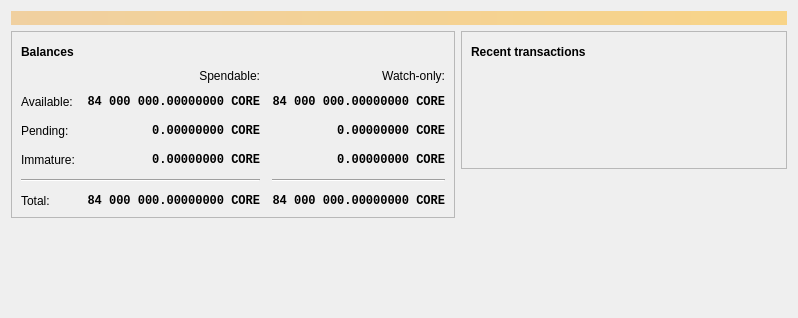
<?xml version="1.0" encoding="UTF-8"?>
<ui version="4.0">
 <class>OverviewPage</class>
 <widget class="QWidget" name="OverviewPage">
  <property name="geometry">
   <rect>
    <x>0</x>
    <y>0</y>
    <width>798</width>
    <height>318</height>
   </rect>
  </property>
  <property name="windowTitle">
   <string>Form</string>
  </property>
  <layout class="QVBoxLayout" name="topLayout">
   <item>
    <widget class="QLabel" name="labelAlerts">
     <property name="visible">
      <bool>false</bool>
     </property>
     <property name="styleSheet">
      <string notr="true">QLabel { background-color: qlineargradient(x1: 0, y1: 0, x2: 1, y2: 0, stop:0 #F0D0A0, stop:1 #F8D488); color:#000000; }</string>
     </property>
     <property name="wordWrap">
      <bool>true</bool>
     </property>
     <property name="margin">
      <number>3</number>
     </property>
     <property name="textInteractionFlags">
      <set>Qt::TextSelectableByMouse</set>
     </property>
    </widget>
   </item>
   <item>
    <layout class="QHBoxLayout" name="horizontalLayout" stretch="1,1">
     <item>
      <layout class="QVBoxLayout" name="verticalLayout_2">
       <item>
        <widget class="QFrame" name="frame">
         <property name="frameShape">
          <enum>QFrame::StyledPanel</enum>
         </property>
         <property name="frameShadow">
          <enum>QFrame::Raised</enum>
         </property>
         <layout class="QVBoxLayout" name="verticalLayout_4">
          <item>
           <layout class="QHBoxLayout" name="horizontalLayout_4">
            <item>
             <widget class="QLabel" name="label_5">
              <property name="font">
               <font>
                <weight>75</weight>
                <bold>true</bold>
               </font>
              </property>
              <property name="text">
               <string>Balances</string>
              </property>
             </widget>
            </item>
            <item>
             <widget class="QPushButton" name="labelWalletStatus">
              <property name="enabled">
               <bool>true</bool>
              </property>
              <property name="maximumSize">
               <size>
                <width>30</width>
                <height>16777215</height>
               </size>
              </property>
              <property name="toolTip">
               <string>The displayed information may be out of date. Your wallet automatically synchronizes with the CoreCoin network after a connection is established, but this process has not completed yet.</string>
              </property>
              <property name="text">
               <string/>
              </property>
              <property name="icon">
               <iconset resource="../bitcoin.qrc">
                <normaloff>:/icons/warning</normaloff>
                <disabledoff>:/icons/warning</disabledoff>:/icons/warning</iconset>
              </property>
              <property name="iconSize">
               <size>
                <width>24</width>
                <height>24</height>
               </size>
              </property>
              <property name="flat">
               <bool>true</bool>
              </property>
             </widget>
            </item>
            <item>
             <spacer name="horizontalSpacer_3">
              <property name="orientation">
               <enum>Qt::Horizontal</enum>
              </property>
              <property name="sizeHint" stdset="0">
               <size>
                <width>40</width>
                <height>20</height>
               </size>
              </property>
             </spacer>
            </item>
           </layout>
          </item>
          <item>
           <layout class="QGridLayout" name="gridLayout">
            <property name="spacing">
             <number>12</number>
            </property>
            <item row="2" column="2">
             <widget class="QLabel" name="labelWatchPending">
              <property name="font">
               <font>
                <family>Monospace</family>
                <weight>75</weight>
                <bold>true</bold>
               </font>
              </property>
              <property name="cursor">
               <cursorShape>IBeamCursor</cursorShape>
              </property>
              <property name="toolTip">
               <string>Unconfirmed transactions to watch-only addresses</string>
              </property>
              <property name="text">
               <string notr="true">0.00000000 CORE</string>
              </property>
              <property name="alignment">
               <set>Qt::AlignRight|Qt::AlignTrailing|Qt::AlignVCenter</set>
              </property>
              <property name="textInteractionFlags">
               <set>Qt::LinksAccessibleByMouse|Qt::TextSelectableByKeyboard|Qt::TextSelectableByMouse</set>
              </property>
             </widget>
            </item>
            <item row="2" column="1">
             <widget class="QLabel" name="labelUnconfirmed">
              <property name="font">
               <font>
                <family>Monospace</family>
                <weight>75</weight>
                <bold>true</bold>
               </font>
              </property>
              <property name="cursor">
               <cursorShape>IBeamCursor</cursorShape>
              </property>
              <property name="toolTip">
               <string>Total of transactions that have yet to be confirmed, and do not yet count toward the spendable balance</string>
              </property>
              <property name="text">
               <string notr="true">0.00000000 CORE</string>
              </property>
              <property name="alignment">
               <set>Qt::AlignRight|Qt::AlignTrailing|Qt::AlignVCenter</set>
              </property>
              <property name="textInteractionFlags">
               <set>Qt::LinksAccessibleByMouse|Qt::TextSelectableByKeyboard|Qt::TextSelectableByMouse</set>
              </property>
             </widget>
            </item>
            <item row="3" column="2">
             <widget class="QLabel" name="labelWatchImmature">
              <property name="font">
               <font>
                <family>Monospace</family>
                <weight>75</weight>
                <bold>true</bold>
               </font>
              </property>
              <property name="cursor">
               <cursorShape>IBeamCursor</cursorShape>
              </property>
              <property name="toolTip">
               <string>Mined balance in watch-only addresses that has not yet matured</string>
              </property>
              <property name="text">
               <string notr="true">0.00000000 CORE</string>
              </property>
              <property name="alignment">
               <set>Qt::AlignRight|Qt::AlignTrailing|Qt::AlignVCenter</set>
              </property>
              <property name="textInteractionFlags">
               <set>Qt::LinksAccessibleByMouse|Qt::TextSelectableByKeyboard|Qt::TextSelectableByMouse</set>
              </property>
             </widget>
            </item>
            <item row="4" column="0" colspan="2">
             <widget class="Line" name="line">
              <property name="orientation">
               <enum>Qt::Horizontal</enum>
              </property>
             </widget>
            </item>
            <item row="4" column="2">
             <widget class="Line" name="lineWatchBalance">
              <property name="sizePolicy">
               <sizepolicy hsizetype="Preferred" vsizetype="Fixed">
                <horstretch>0</horstretch>
                <verstretch>0</verstretch>
               </sizepolicy>
              </property>
              <property name="minimumSize">
               <size>
                <width>140</width>
                <height>0</height>
               </size>
              </property>
              <property name="orientation">
               <enum>Qt::Horizontal</enum>
              </property>
             </widget>
            </item>
            <item row="5" column="0">
             <widget class="QLabel" name="labelTotalText">
              <property name="text">
               <string>Total:</string>
              </property>
             </widget>
            </item>
            <item row="3" column="1">
             <widget class="QLabel" name="labelImmature">
              <property name="font">
               <font>
                <family>Monospace</family>
                <weight>75</weight>
                <bold>true</bold>
               </font>
              </property>
              <property name="cursor">
               <cursorShape>IBeamCursor</cursorShape>
              </property>
              <property name="toolTip">
               <string>Mined balance that has not yet matured</string>
              </property>
              <property name="text">
               <string notr="true">0.00000000 CORE</string>
              </property>
              <property name="alignment">
               <set>Qt::AlignRight|Qt::AlignTrailing|Qt::AlignVCenter</set>
              </property>
              <property name="textInteractionFlags">
               <set>Qt::LinksAccessibleByMouse|Qt::TextSelectableByKeyboard|Qt::TextSelectableByMouse</set>
              </property>
             </widget>
            </item>
            <item row="2" column="3">
             <spacer name="horizontalSpacer_2">
              <property name="orientation">
               <enum>Qt::Horizontal</enum>
              </property>
              <property name="sizeHint" stdset="0">
               <size>
                <width>40</width>
                <height>20</height>
               </size>
              </property>
             </spacer>
            </item>
            <item row="3" column="0">
             <widget class="QLabel" name="labelImmatureText">
              <property name="text">
               <string>Immature:</string>
              </property>
             </widget>
            </item>
            <item row="5" column="1">
             <widget class="QLabel" name="labelTotal">
              <property name="font">
               <font>
                <family>Monospace</family>
                <weight>75</weight>
                <bold>true</bold>
               </font>
              </property>
              <property name="cursor">
               <cursorShape>IBeamCursor</cursorShape>
              </property>
              <property name="toolTip">
               <string>Your current total balance</string>
              </property>
              <property name="text">
               <string notr="true">84 000 000.00000000 CORE</string>
              </property>
              <property name="alignment">
               <set>Qt::AlignRight|Qt::AlignTrailing|Qt::AlignVCenter</set>
              </property>
              <property name="textInteractionFlags">
               <set>Qt::LinksAccessibleByMouse|Qt::TextSelectableByKeyboard|Qt::TextSelectableByMouse</set>
              </property>
             </widget>
            </item>
            <item row="5" column="2">
             <widget class="QLabel" name="labelWatchTotal">
              <property name="font">
               <font>
                <family>Monospace</family>
                <weight>75</weight>
                <bold>true</bold>
               </font>
              </property>
              <property name="cursor">
               <cursorShape>IBeamCursor</cursorShape>
              </property>
              <property name="toolTip">
               <string>Current total balance in watch-only addresses</string>
              </property>
              <property name="text">
               <string notr="true">84 000 000.00000000 CORE</string>
              </property>
              <property name="alignment">
               <set>Qt::AlignRight|Qt::AlignTrailing|Qt::AlignVCenter</set>
              </property>
              <property name="textInteractionFlags">
               <set>Qt::LinksAccessibleByMouse|Qt::TextSelectableByKeyboard|Qt::TextSelectableByMouse</set>
              </property>
             </widget>
            </item>
            <item row="0" column="2">
             <widget class="QLabel" name="labelWatchonly">
              <property name="text">
               <string>Watch-only:</string>
              </property>
              <property name="alignment">
               <set>Qt::AlignRight|Qt::AlignTrailing|Qt::AlignVCenter</set>
              </property>
             </widget>
            </item>
            <item row="1" column="0">
             <widget class="QLabel" name="labelBalanceText">
              <property name="text">
               <string>Available:</string>
              </property>
             </widget>
            </item>
            <item row="1" column="1">
             <widget class="QLabel" name="labelBalance">
              <property name="font">
               <font>
                <family>Monospace</family>
                <weight>75</weight>
                <bold>true</bold>
               </font>
              </property>
              <property name="cursor">
               <cursorShape>IBeamCursor</cursorShape>
              </property>
              <property name="toolTip">
               <string>Your current spendable balance</string>
              </property>
              <property name="text">
               <string notr="true">84 000 000.00000000 CORE</string>
              </property>
              <property name="alignment">
               <set>Qt::AlignRight|Qt::AlignTrailing|Qt::AlignVCenter</set>
              </property>
              <property name="textInteractionFlags">
               <set>Qt::LinksAccessibleByMouse|Qt::TextSelectableByKeyboard|Qt::TextSelectableByMouse</set>
              </property>
             </widget>
            </item>
            <item row="1" column="2">
             <widget class="QLabel" name="labelWatchAvailable">
              <property name="font">
               <font>
                <family>Monospace</family>
                <weight>75</weight>
                <bold>true</bold>
               </font>
              </property>
              <property name="cursor">
               <cursorShape>IBeamCursor</cursorShape>
              </property>
              <property name="toolTip">
               <string>Your current balance in watch-only addresses</string>
              </property>
              <property name="text">
               <string notr="true">84 000 000.00000000 CORE</string>
              </property>
              <property name="alignment">
               <set>Qt::AlignRight|Qt::AlignTrailing|Qt::AlignVCenter</set>
              </property>
              <property name="textInteractionFlags">
               <set>Qt::LinksAccessibleByMouse|Qt::TextSelectableByKeyboard|Qt::TextSelectableByMouse</set>
              </property>
             </widget>
            </item>
            <item row="2" column="0">
             <widget class="QLabel" name="labelPendingText">
              <property name="text">
               <string>Pending:</string>
              </property>
             </widget>
            </item>
            <item row="0" column="1">
             <widget class="QLabel" name="labelSpendable">
              <property name="text">
               <string>Spendable:</string>
              </property>
              <property name="alignment">
               <set>Qt::AlignRight|Qt::AlignTrailing|Qt::AlignVCenter</set>
              </property>
             </widget>
            </item>
           </layout>
          </item>
         </layout>
        </widget>
       </item>
       <item>
        <spacer name="verticalSpacer">
         <property name="orientation">
          <enum>Qt::Vertical</enum>
         </property>
         <property name="sizeHint" stdset="0">
          <size>
           <width>20</width>
           <height>40</height>
          </size>
         </property>
        </spacer>
       </item>
      </layout>
     </item>
     <item>
      <layout class="QVBoxLayout" name="verticalLayout_3">
       <item>
        <widget class="QFrame" name="frame_2">
         <property name="frameShape">
          <enum>QFrame::StyledPanel</enum>
         </property>
         <property name="frameShadow">
          <enum>QFrame::Raised</enum>
         </property>
         <layout class="QVBoxLayout" name="verticalLayout">
          <item>
           <layout class="QHBoxLayout" name="horizontalLayout_2">
            <item>
             <widget class="QLabel" name="label_4">
              <property name="font">
               <font>
                <weight>75</weight>
                <bold>true</bold>
               </font>
              </property>
              <property name="text">
               <string>Recent transactions</string>
              </property>
             </widget>
            </item>
            <item>
             <widget class="QPushButton" name="labelTransactionsStatus">
              <property name="enabled">
               <bool>true</bool>
              </property>
              <property name="maximumSize">
               <size>
                <width>30</width>
                <height>16777215</height>
               </size>
              </property>
              <property name="toolTip">
               <string>The displayed information may be out of date. Your wallet automatically synchronizes with the CoreCoin network after a connection is established, but this process has not completed yet.</string>
              </property>
              <property name="text">
               <string/>
              </property>
              <property name="icon">
               <iconset resource="../bitcoin.qrc">
                <normaloff>:/icons/warning</normaloff>
                <disabledoff>:/icons/warning</disabledoff>:/icons/warning</iconset>
              </property>
              <property name="iconSize">
               <size>
                <width>24</width>
                <height>24</height>
               </size>
              </property>
              <property name="flat">
               <bool>true</bool>
              </property>
             </widget>
            </item>
            <item>
             <spacer name="horizontalSpacer">
              <property name="orientation">
               <enum>Qt::Horizontal</enum>
              </property>
              <property name="sizeHint" stdset="0">
               <size>
                <width>40</width>
                <height>20</height>
               </size>
              </property>
             </spacer>
            </item>
           </layout>
          </item>
          <item>
           <widget class="TransactionOverviewWidget" name="listTransactions">
            <property name="styleSheet">
             <string notr="true">QListView { background: transparent; }</string>
            </property>
            <property name="frameShape">
             <enum>QFrame::NoFrame</enum>
            </property>
            <property name="verticalScrollBarPolicy">
             <enum>Qt::ScrollBarAlwaysOff</enum>
            </property>
            <property name="horizontalScrollBarPolicy">
             <enum>Qt::ScrollBarAlwaysOff</enum>
            </property>
            <property name="sizeAdjustPolicy">
             <enum>QAbstractScrollArea::AdjustToContents</enum>
            </property>
            <property name="selectionMode">
             <enum>QAbstractItemView::NoSelection</enum>
            </property>
            <property name="uniformItemSizes">
             <bool>true</bool>
            </property>
           </widget>
          </item>
         </layout>
        </widget>
       </item>
       <item>
        <spacer name="verticalSpacer_2">
         <property name="orientation">
          <enum>Qt::Vertical</enum>
         </property>
         <property name="sizeHint" stdset="0">
          <size>
           <width>20</width>
           <height>40</height>
          </size>
         </property>
        </spacer>
       </item>
      </layout>
     </item>
    </layout>
   </item>
  </layout>
 </widget>
 <customwidgets>
  <customwidget>
   <class>TransactionOverviewWidget</class>
   <extends>QListView</extends>
   <header>qt/transactionoverviewwidget.h</header>
  </customwidget>
 </customwidgets>
 <resources/>
 <connections/>
</ui>
